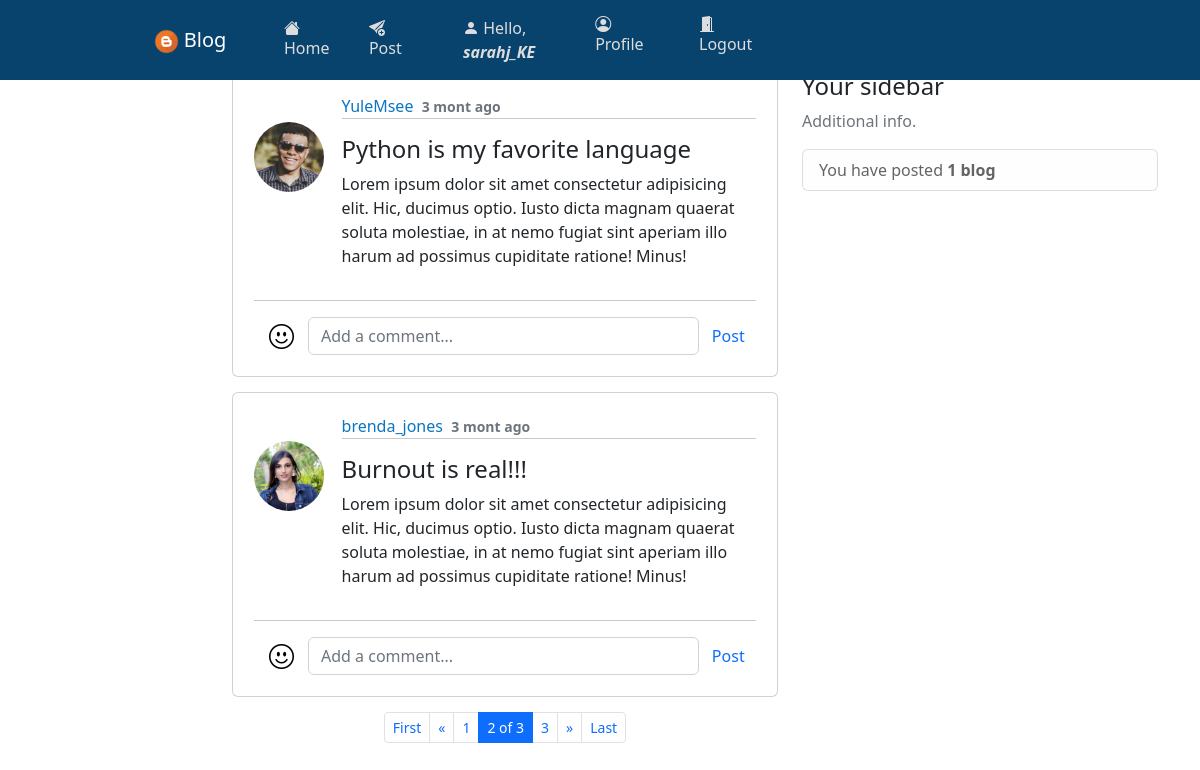
Screenshot of /users/homepage/?page=2 (signed in) with the database file from the repository.
### users/models.py (models this page shows, shortened)
class Posts(models.Model):
    id = models.CharField(max_length=12, primary_key=True, editable=False)
    blogger = models.ForeignKey(Profile, on_delete=models.CASCADE, editable=False)
    title = models.CharField(max_length=60, blank=False)
    content = models.TextField(blank=False)
    posted = models.DateTimeField(auto_now_add=True)
    edited = models.DateTimeField(auto_now=True)
    class Meta:
        ordering = ['-posted']
        verbose_name_plural = 'Posts'

class Profile(models.Model):
    id = models.CharField(max_length=12, primary_key=True, editable=False)
    name = models.OneToOneField(User, on_delete=models.CASCADE, editable=False)
    gender = models.CharField(max_length=7, blank=False)
    phone_no = models.CharField(max_length=14, blank=False)
    country = models.CharField(max_length=10, blank=False)
    dob = models.DateField(null=True, blank=False)
    age = models.PositiveIntegerField(default=0, editable=False)
    dp = models.ImageField(upload_to='Profile-pics/', default='default.png')
    created = models.DateTimeField(auto_now_add=True)
    edited = models.DateTimeField(auto_now=True)
    def __str__(self):
        return f'{self.name}'
    class Meta:
        ordering = ['name']
        verbose_name_plural = 'User Profiles'

### users/views.py (the view, shortened to what this page needs)
# urls.py: path('homepage/', views.homepage_view, name='homepage'),
@login_required(login_url='login')
@user_passes_test(lambda user: user.is_staff is False and user.is_superuser is False)
def homepage_view(request):
    blogs = Posts.objects.all()
    p = Paginator(blogs, 2)
    page_number = request.GET.get('page')
    try:
        page_obj = p.get_page(page_number)
    except PageNotAnInteger:
        page_obj = p.page(1)
    except EmptyPage:
        page_obj = p.page(p.num_pages)
    context = {
        'total_blogs': Posts.objects.filter(blogger=request.user.profile).count(),
        'comments': Comments.objects.all(),
        'page': page_obj, 'posted_blogs': page_obj
    }
    return render(request, 'users/index.html', context)

### users/templates/users/index.html (shortened to what this page needs)
{% extends 'users/base.html' %}{% block title %}Homepage{% endblock %}
{% load crispy_forms_tags %}
    {% block content %}
    <main class="container body-container" role="main">
        <div class="row">
            <div class="col-md-6 offset-sm-2">
                {% for blogs in posted_blogs %}
                <div class="card card-body pb-0">
                    <article class="media content-section">
                        <div class="d-flex align-items-start justify-content-center">
                            <img src="{{ blogs.blogger.dp.url }}" alt="img" class="rounded-circle article-img">
                            <div class="media-body">
                                <div class="article-metadata">
                                    <a href="{% url 'userprofile' blogs.blogger %}" class="mr-3">{{ blogs.blogger }}</a>
                                    <small class="text-muted fw-bold">{{ blogs.posted|timesince|cut:" "|slice:":6" }} ago</small>
                                    <hr class="mt-0">
                                </div>
                                <div class="delete-icon">
                                    <a href="{% url 'edit_blog' blogs.id blogs.blogger %}" class="icon">
                                    </a>
                                    <a href="" class="icon" data-bs-toggle="modal" data-bs-target="#delete-post-{{blogs.id}}">
                                    </a>
                                </div>
                                <h4>{{ blogs.title }}</h4>
                                <p class="article-content">
                                    {{ blogs.content }}
                                </p>
                            </div>
                        </div>
                        <hr class="w-100">
                        <div class="d-flex align-items-center post-comment-container">
                            <a href=""><i class="bi-emoji-smile"></i></a>
                            <form action="" method="post" class="d-flex">
                                <input type="text" placeholder="Add a comment..." name="comment" class="form-control">
                                <button type="submit" class="btn btn-default text-primary">Post</button>
                            </form>
                        </div>
                    </article>
                </div>
                {% empty %}
                <div class="text-center pt-3">
                    <h5 class="small text-muted">Blogs will appear here</h5>
                </div>
                {% endfor %}
                <nav aria-label="Pages">
                    <ul class="pagination pagination-sm justify-content-center">
                        {% if page.has_previous %}
                            <li class="page-item"><a href="?page=1" class="page-link">First</a></li>
                            <li class="page-item"><a href="?page={{ page.previous_page_number }}" class="page-link">&laquo;</a></li>
                        {% endif %}
                        {% for num in page.paginator.page_range %}
                            {% if page.number == num %}
                                <li class="page-item active" aria-current="page"><a class="page-link" href="?page={{num}}">{{num}} of {{ page.paginator.num_pages }}</a></li>
                            {% elif num > page.number|add:"-2" and num < page.number|add:"2" %}
                                <li class="page-item"><a class="page-link" href="?page={{num}}">{{num}}</a></li>
                            {% endif %}
                        {% endfor %}
                        {% if page.has_next %}
                            <li class="page-item"><a href="?page={{ page.next_page_number }}" class="page-link">&raquo;</a></li>
                            <li class="page-item"><a href="?page={{ page.paginator.num_pages }}" class="page-link">Last</a></li>
                        {% endif %}
                    </ul>
                </nav>
            </div>
            <div class="col-md-4">
                <div class="content-section card-body">
                    <h4>Your sidebar</h4>
                    <p class="text-muted">Additional info.</p>
                    <ul class="list-group">
                        <li class="list-group-item list-group-item-light">
                            You have posted <b>{% if total_blogs == 1 %}1 blog{% else %}{{ total_blogs }} blogs{% endif %}</b>
                        </li>
                    </ul>
                </div>
            </div>
        </div>
    </main>
    {% endblock %}

### users/templates/users/base.html (shortened to what this page needs)
    {% load static %}
    <link rel="stylesheet" href="{% static 'css/styles.css' %}">
    <link href="https://cdn.jsdelivr.net/npm/bootstrap@5.2.2/dist/css/bootstrap.min.css" rel="stylesheet">
    <link rel="stylesheet" href="https://cdn.jsdelivr.net/npm/bootstrap-icons@1.9.1/font/bootstrap-icons.css">
    <header class="site-header">
        <nav class="navbar navbar-expand-lg navbar-dark bg-steel fixed-top">
            <div class="container">
                <a href="{% url 'homepage' %}" class="navbar-brand ml-4 text-center"><img src="{% static 'img/favicon.png' %}" alt="logo"> Blog</a>
                <div class="collapse navbar-collapse" id="navbarToggle">
                    <div class="navbar-nav mr-5">
                        {% if user.is_authenticated %}
                        <a href="{% url 'homepage' %}" class="nav-item nav-link"><i class="bi-house-fill"></i> Home</a>
                        <a href="{% url 'upload_blog' %}" class="nav-item nav-link"><i class="bi-send-plus-fill"></i> Post</a>
                        {% endif %}
                    </div>
                    <div class="navbar-nav account-links">
                        {% if user.is_authenticated %}
                        <a href="{% url 'profile' %}" class="nav-item nav-link"><i class="bi-person-fill"></i> Hello, <b class="fst-italic">{{ request.user.username }}</b></a>
                        <a href="{% url 'profile' %}" class="nav-item nav-link"><i class="bi-person-circle"></i> Profile</a>
                        <a href="{% url 'user_logout' %}" class="nav-item nav-link"><i class="bi-door-open-fill"></i> Logout</a>
                        {% else %}
                        <a href="{% url 'login' %}" class="nav-item nav-link"><i class="bi-door-closed-fill"></i> Login</a>
                        <a href="{% url 'signup' %}" class="nav-item nav-link"><i class="bi-person-plus-fill"></i> Register</a>
                        {% endif %}
                    </div>
                </div>
            </div>
        </nav>
    </header>
    {% block content %}
    {% endblock %}

### static/css/styles.css (style rules this page uses)
* { box-sizing: border-box; }
.bg-steel { background-color: #08436d; }
.site-header .container .navbar-brand { margin-left: 12%; margin-right: 3%; }
.site-header .container .navbar-brand img { height: 25px; width: 25px; }
.site-header .container .navbar-nav a { margin-right: 7px; color: #ddd; }
.site-header .container .account-links { margin-left: 37%; }
.body-container { margin-top: 6%; }
.body-container .card { margin-bottom: 15px; }
.body-container .card .content-section { padding: 5px; }
.body-container .card .content-section img { height: 70px; width: 70px; margin-right: 3.5%; margin-top: 5.5%; }
.body-container .card .content-section .article-metadata a { margin-right: 1%; text-decoration: none; color: #0a75c2; }
.body-container .card .content-section .delete-icon { position: absolute; right: 0px; top: 15px; }
.body-container .card .content-section .icon { color: #21252c; padding-right: 20px; padding-bottom: 5px; transition: 0.3s; font-size: 16px; text-decoration: none; }
.body-container .post-comment-container { margin-left: 15px; margin-bottom: 0; }
.body-container .post-comment-container a { font-size: 25px; margin-right: 1%; margin-top: -3%; color: black; }
.body-container .post-comment-container input[type="text"] { width: 400px; margin-left: 2%; }
@media only screen and (min-device-width: 546px) and (max-device-width: 1200px) { .site-header .container .navbar-brand { margin-left: 10%; margin-right: 3%; } }
@media only screen and (min-device-width: 546px) and (max-device-width: 1200px) { .site-header .container .navbar-nav a { margin-left: 10%; margin-right: 5px; color: #ddd; } }
@media only screen and (min-device-width: 546px) and (max-device-width: 1200px) { .site-header .container .account-links { margin-left: 0; } }

### rows the page displays
Posts: blogger.dp (picture), blogger "YuleMsee", posted "3 mont", title "Python is my favorite language", content "Lorem ipsum dolor sit amet consectetur adipisicing elit. Hic, ducimus optio. Iusto dicta magnam quaerat soluta molestiae, in at nemo fugiat sint aperiam illo harum ad possimus cupiditate ratione! Minus!"
Posts: blogger.dp (picture), blogger "brenda_jones", posted "3 mont", title "Burnout is real!!!", content "Lorem ipsum dolor sit amet consectetur adipisicing elit. Hic, ducimus optio. Iusto dicta magnam quaerat soluta molestiae, in at nemo fugiat sint aperiam illo harum ad possimus cupiditate ratione! Minus!"

### other values shown
{{ request.user.username }} "sarahj_KE"
{{ num }} "1" "3"
{{ num }} "2"
{{ page.paginator.num_pages }} "3"
